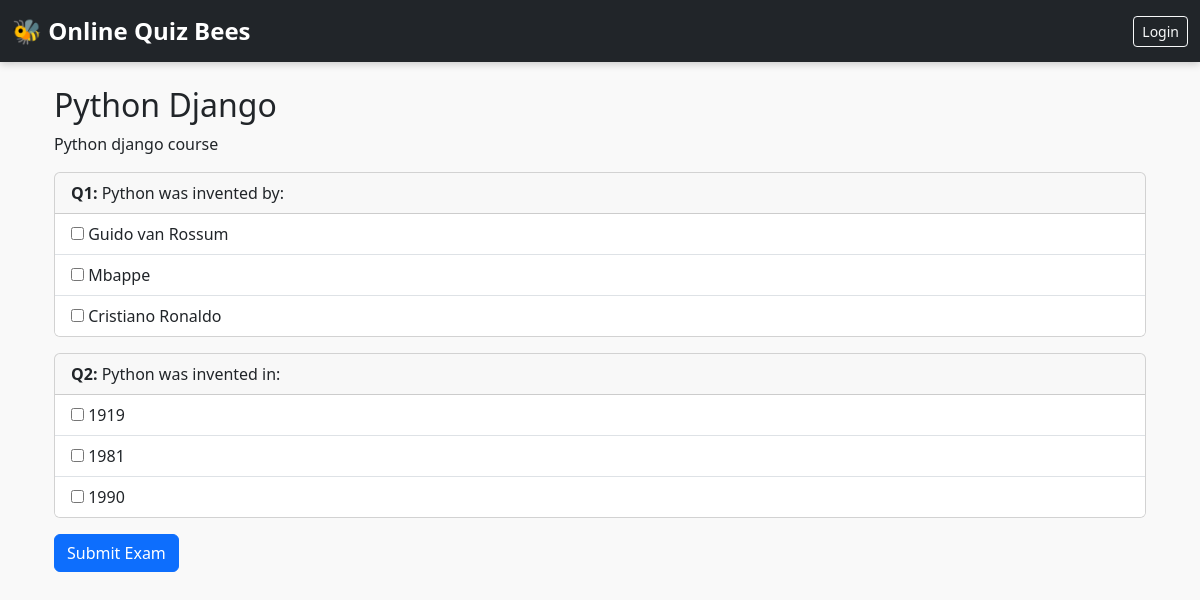
/1/, run on the app's committed database.
### courseapp/models.py (models this page shows, shortened)
class Course(models.Model):
    name = models.CharField(max_length=100)
    description = models.TextField()

class Question(models.Model):
    course = models.ForeignKey(Course, on_delete=models.CASCADE)
    question_text = models.CharField(max_length=255)
    grade = models.IntegerField(default=1)

class Choice(models.Model):
    question = models.ForeignKey(Question, on_delete=models.CASCADE)
    choice_text = models.CharField(max_length=255)
    is_correct = models.BooleanField(default=False)

### courseapp/views.py (the view)
# urls.py: path('<int:course_id>/', views.course_details, name='course_details'),
def course_details(request, course_id):
    course = get_object_or_404(Course, pk=course_id)
    context = {'course': course}
    return render(request, 'course_details_bootstrap.html', context)

### courseapp/templates/course_details_bootstrap.html (shortened to what this page needs)
{% extends "base.html" %}
{% block content %}
<div class="container">
  <h2>{{ course.name }}</h2>
  <p>{{ course.description }}</p>
  <form method="post" action="{% url 'submit_exam' course.id %}">
    {% for question in course.question_set.all %}
      <div class="card mb-3">
        <div class="card-header">
          <strong>Q{{ forloop.counter }}:</strong> {{ question.question_text }}
        </div>
        <ul class="list-group list-group-flush">
          {% for choice in question.choice_set.all %}
            <li class="list-group-item">
              <input type="checkbox" name="choice" value="{{ choice.id }}">
              {{ choice.choice_text }}
            </li>
          {% endfor %}
        </ul>
      </div>
    {% endfor %}
    <button type="submit" class="btn btn-primary">Submit Exam</button>
  </form>
</div>
{% endblock %}

### courseapp/templates/base.html (shortened to what this page needs)
<!DOCTYPE html>
<html>
<head>
    <link href="https://cdn.jsdelivr.net/npm/bootstrap@5.3.0/dist/css/bootstrap.min.css" rel="stylesheet">
</head>
<body>
    <nav class="navbar navbar-expand-lg navbar-dark bg-dark sticky-top">
        <div class="container-fluid">
            <a class="navbar-brand d-flex align-items-center" href="/">
                🐝 Online Quiz Bees
            </a>
            <div class="collapse navbar-collapse justify-content-end" id="navbarContent">
                {% if user.is_authenticated %}
                    <span class="navbar-text text-white me-3">
                        👋 Welcome, <strong>{{ user.username }}</strong>
                    </span>
                    <a href="{% url 'logout' %}" class="btn btn-outline-light btn-sm btn-custom">Logout</a>
                {% else %}
                    <a href="{% url 'login' %}" class="btn btn-outline-light btn-sm btn-custom">Login</a>
                {% endif %}
            </div>
        </div>
    </nav>
    <main class="container py-4">
        {% block content %}
        {% endblock %}
    </main>
</body>
</html>

### courseapp/templates/base.html (style rules this page uses)
body { background-color: #f9f9f9; }
.navbar-brand { font-weight: bold; font-size: 1.5rem; }
.btn-custom { transition: 0.3s; }
.navbar { box-shadow: 0 2px 8px rgba(0, 0, 0, 0.2); }

### data on the page
Course: name "Python Django", description "Python django course"
Question: question_text "Python was invented by:"
Choice: choice_text "Guido van Rossum"
Choice: choice_text "Mbappe"
Choice: choice_text "Cristiano Ronaldo"
Question: question_text "Python was invented in:"
Choice: choice_text "1919"
Choice: choice_text "1981"
Choice: choice_text "1990"
